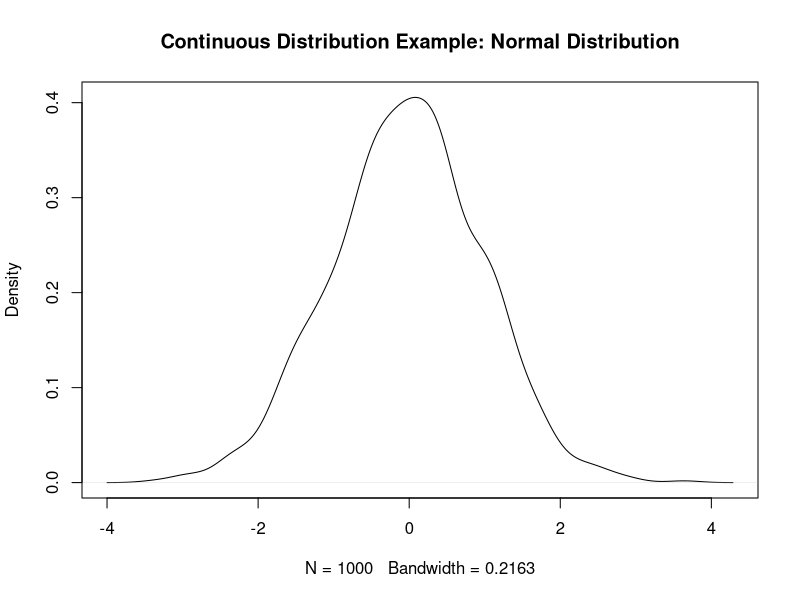
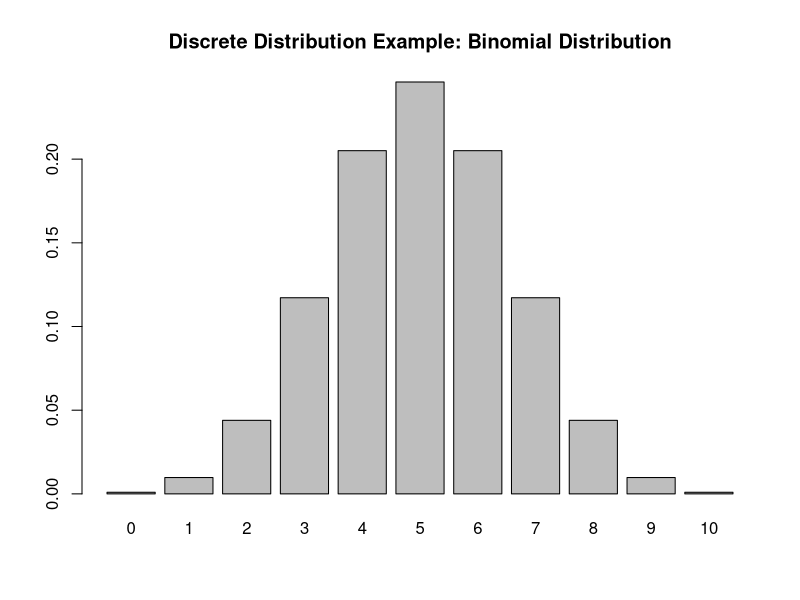
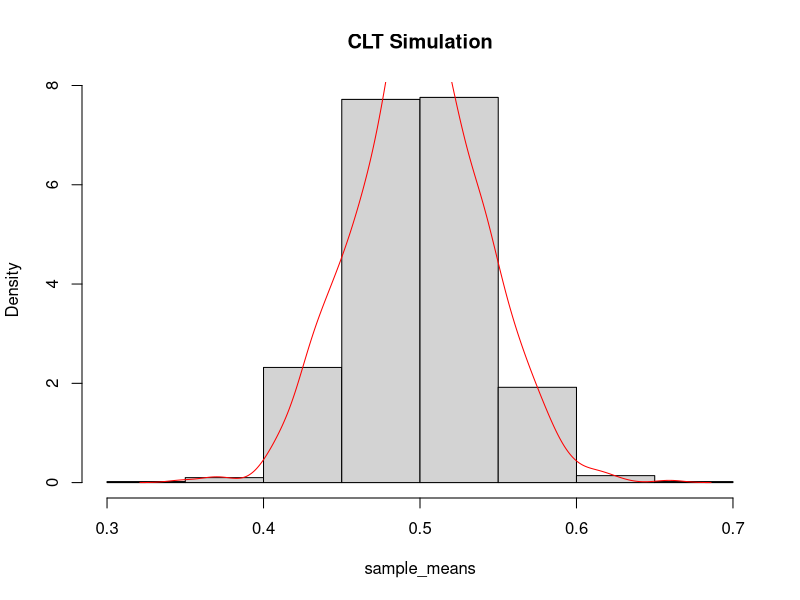
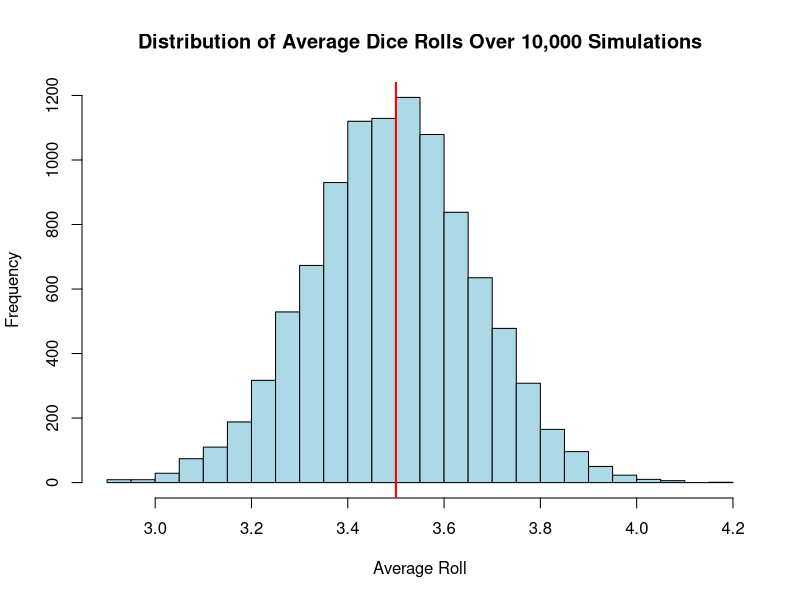
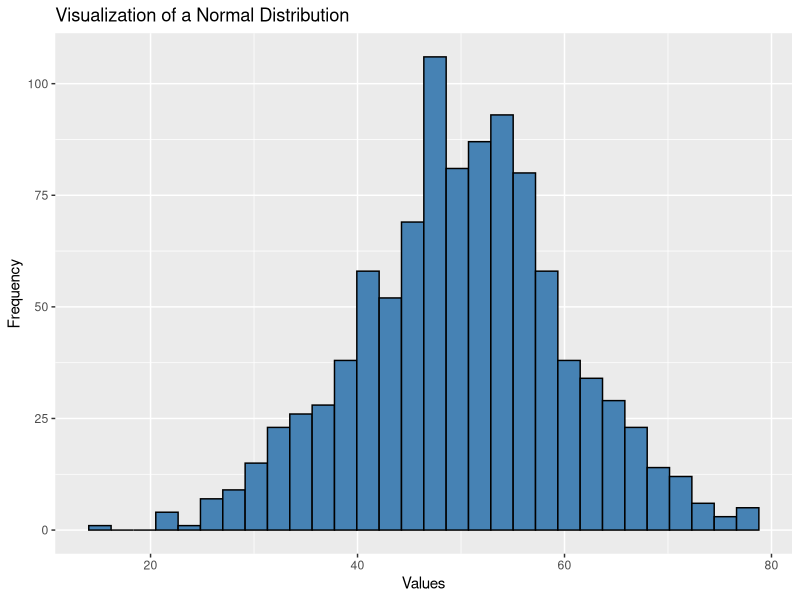
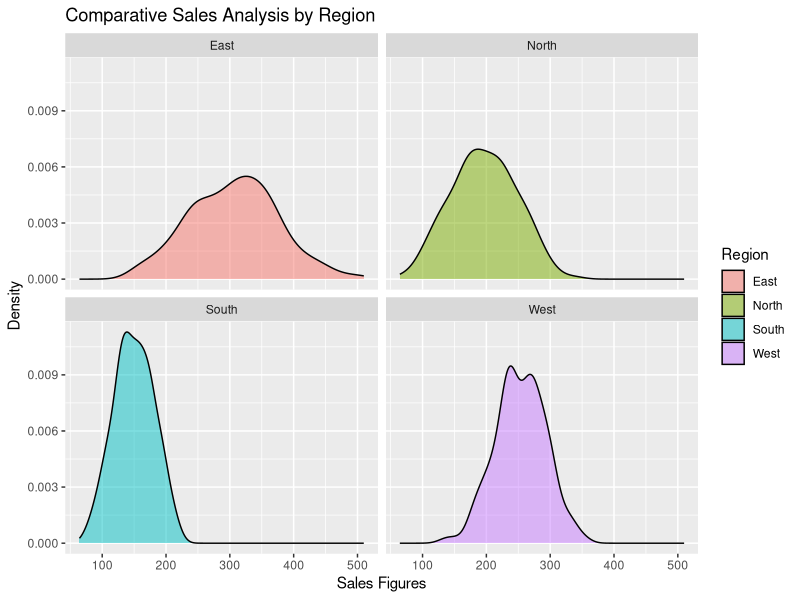

R code for these plots, in order:
## ---- chunk 1
# Binomial example: Probability of exactly 6 heads in 10 fair coin tosses
print(dbinom(6, size=10, prob=0.5))

# Poisson example: Probability of receiving 3 emails in an hour if the average rate is 5 emails per hour
print(dpois(3, lambda=5))

# Normal distribution example: Probability density of a score at the mean of a distribution
print(dnorm(0, mean=0, sd=1))
## ---- chunk 2
# Continuous distribution visualization
plot(density(rnorm(1000)), main="Continuous Distribution Example: Normal Distribution")

# Discrete distribution visualization
barplot(dbinom(0:10, size=10, prob=0.5), names.arg=0:10, main="Discrete Distribution Example: Binomial Distribution")
## ---- chunk 3
# Simulating sample means
sample_means <- replicate(1000, mean(runif(50, min=0, max=1)))
hist(sample_means, probability=TRUE, main="CLT Simulation")
lines(density(sample_means), col="red")
## ---- chunk 4
  values <- 1:6
  probabilities <- rep(1/6, 6)
  expected_value <- sum(values * probabilities)
  print(paste("Expected Value of a Dice Roll:", expected_value))
## ---- chunk 5
  # Continuing with the dice example
  mean_dice <- mean(values)
  variance_dice <- sum((values - mean_dice)^2 * probabilities)
  sd_dice <- sqrt(variance_dice)
  print(paste("Variance of Dice Roll:", variance_dice))
  print(paste("Standard Deviation of Dice Roll:", sd_dice))
## ---- chunk 6
  # Simulating repeated dice rolls
  set.seed(123)  # For reproducibility
  rolls <- replicate(10000, mean(sample(values, 100, replace=TRUE)))
  hist(rolls, breaks=30, main="Distribution of Average Dice Rolls Over 10,000 Simulations",
       xlab="Average Roll", ylab="Frequency", col="lightblue")
  abline(v=expected_value, col="red", lwd=2)
## ---- chunk 7
  # Generate a sample from a normal distribution
  sample_normal <- rnorm(1000, mean = 50, sd = 10)
  
  # Visualize the distribution
  library(ggplot2)
  ggplot(data.frame(Value = sample_normal), aes(x = Value)) +
    geom_histogram(bins = 30, fill = 'steelblue', color = 'black') +
    labs(title = "Visualization of a Normal Distribution", x = "Values", y = "Frequency")
## ---- chunk 8
  # Dataset preparation
  sales_data <- data.frame(
      Region = rep(c("North", "South", "East", "West"), each = 250),
      Sales = c(rnorm(250, mean = 200, sd = 50), rnorm(250, mean = 150, sd = 30),
                rnorm(250, mean = 300, sd = 70), rnorm(250, mean = 250, sd = 40))
  )
  
  # Analysis with ggplot2
  ggplot(sales_data, aes(x = Sales, fill = Region)) +
      geom_density(alpha = 0.5) +
      facet_wrap(~Region) +
      labs(title = "Comparative Sales Analysis by Region", x = "Sales Figures", y = "Density")
  
  # Descriptive statistics
  library(dplyr)
  summary_stats <- sales_data %>%
      group_by(Region) %>%
      summarise(Mean = mean(Sales), SD = sd(Sales), .groups = 'drop')
  print(summary_stats)
